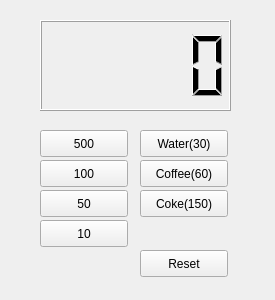
<?xml version="1.0" encoding="UTF-8"?>
<ui version="4.0">
 <class>Widget</class>
 <widget class="QWidget" name="Widget">
  <property name="geometry">
   <rect>
    <x>0</x>
    <y>0</y>
    <width>275</width>
    <height>300</height>
   </rect>
  </property>
  <property name="windowTitle">
   <string>Widget</string>
  </property>
  <widget class="QPushButton" name="pb500">
   <property name="geometry">
    <rect>
     <x>40</x>
     <y>130</y>
     <width>88</width>
     <height>27</height>
    </rect>
   </property>
   <property name="text">
    <string>500</string>
   </property>
  </widget>
  <widget class="QPushButton" name="pb100">
   <property name="geometry">
    <rect>
     <x>40</x>
     <y>160</y>
     <width>88</width>
     <height>27</height>
    </rect>
   </property>
   <property name="text">
    <string>100</string>
   </property>
  </widget>
  <widget class="QPushButton" name="pb50">
   <property name="geometry">
    <rect>
     <x>40</x>
     <y>190</y>
     <width>88</width>
     <height>27</height>
    </rect>
   </property>
   <property name="text">
    <string>50</string>
   </property>
  </widget>
  <widget class="QPushButton" name="pb10">
   <property name="geometry">
    <rect>
     <x>40</x>
     <y>220</y>
     <width>88</width>
     <height>27</height>
    </rect>
   </property>
   <property name="text">
    <string>10</string>
   </property>
  </widget>
  <widget class="QLCDNumber" name="lcdNumber">
   <property name="geometry">
    <rect>
     <x>40</x>
     <y>20</y>
     <width>191</width>
     <height>91</height>
    </rect>
   </property>
  </widget>
  <widget class="QPushButton" name="pbCoffee60">
   <property name="geometry">
    <rect>
     <x>140</x>
     <y>160</y>
     <width>88</width>
     <height>27</height>
    </rect>
   </property>
   <property name="text">
    <string>Coffee(60)</string>
   </property>
  </widget>
  <widget class="QPushButton" name="pbWater30">
   <property name="geometry">
    <rect>
     <x>140</x>
     <y>130</y>
     <width>88</width>
     <height>27</height>
    </rect>
   </property>
   <property name="text">
    <string>Water(30)</string>
   </property>
  </widget>
  <widget class="QPushButton" name="pbCoke150">
   <property name="geometry">
    <rect>
     <x>140</x>
     <y>190</y>
     <width>88</width>
     <height>27</height>
    </rect>
   </property>
   <property name="text">
    <string>Coke(150)</string>
   </property>
  </widget>
  <widget class="QPushButton" name="Reset">
   <property name="geometry">
    <rect>
     <x>140</x>
     <y>250</y>
     <width>88</width>
     <height>27</height>
    </rect>
   </property>
   <property name="text">
    <string>Reset</string>
   </property>
  </widget>
 </widget>
 <layoutdefault spacing="6" margin="11"/>
 <resources/>
 <connections/>
</ui>
